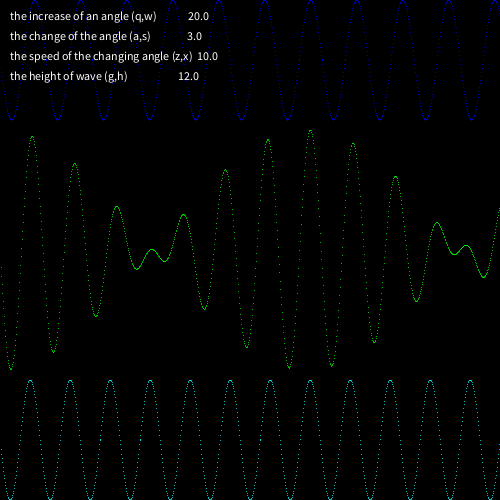
Frame 1 (no input)
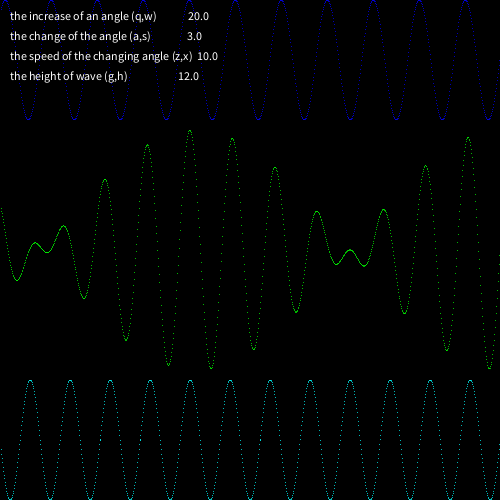
Frame 60 (the mouse pressed at the canvas centre just before this capture)
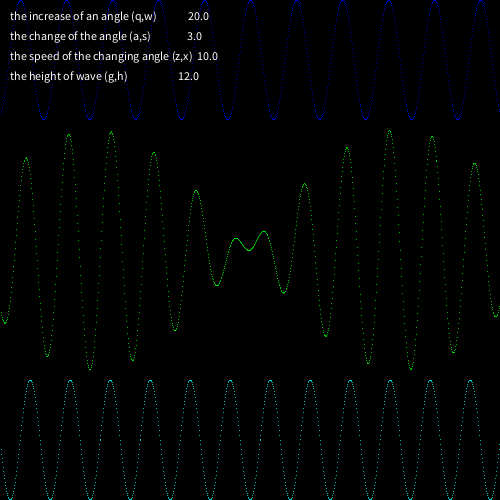
Frame 120 (the mouse held since frame 60 and released just before this capture)

The Processing sketch that drew these frames (run headless with seeded random() and noise(); from frame 60 on, the mouse is pressed at the canvas centre):

// Processing sketch: processing_158727
// ── processing_158727.pde

float a,b,c,d,e,f,g;
float x;
float i,j,k,l,m,n;
float o;

float r=20;
float h=12;
float p=3;
float t=10;

void setup(){

  size(500,500);
  background(0);
 // strokeWeight(7);
}
void draw(){
  background(0);
  for(float x=1; x<500; x+=.5){
  b=x-1;
  if(key=='p'){}else{
  a=5*h*sin(x*PI/(r+p)+o);
  b=5*h*sin(x*PI/r);
  }
//  c=5*h*sin(x*PI/5);
//  d=5*h*sin(x*PI/4);
//  e=5*h*sin(x*PI/3);
//  f=5*h*sin(x*PI/2);
//  g=5*h*sin(x*PI/1);
  
//  i=250+c+d+e+f;
  j=250+a+b;
  k=5*h+a;
  l=500-5*h+b;
//  stroke(255,0,0);
//  strokeWeight(.3);
 // line(x,k,x,l);
//  strokeWeight(1);
  //point(x,i);
  
  stroke(0,255,0);
  point(x,j);
  stroke(0,0,255);
  point(x,k);
  stroke(0,255,255);
  point(x,l);
  fill(255);
  }
  text("the increase of an angle (q,w)             "+r,10,20);
  text("the change of the angle (a,s)               "+p,10,40);
  text("the speed of the changing angle (z,x)  "+t,10,60);
  text("the height of wave (g,h)                     "+h,10,80);
  
  o+=t*PI/180;
  
}
void keyPressed(){
 // background(0);
  if(key=='q'){
    r--;
  }
  if(key=='w'){
    r++;
  }
  if(key=='g'){
    h--;
  }
  if(key=='h'){
    h++;
  }
  if(key=='a'){
    p--;
  }
  if(key=='s'){
    p++;
  }
  if(key=='z'){
    t--;
  }
  if(key=='x'){
    t++;
  }
}
